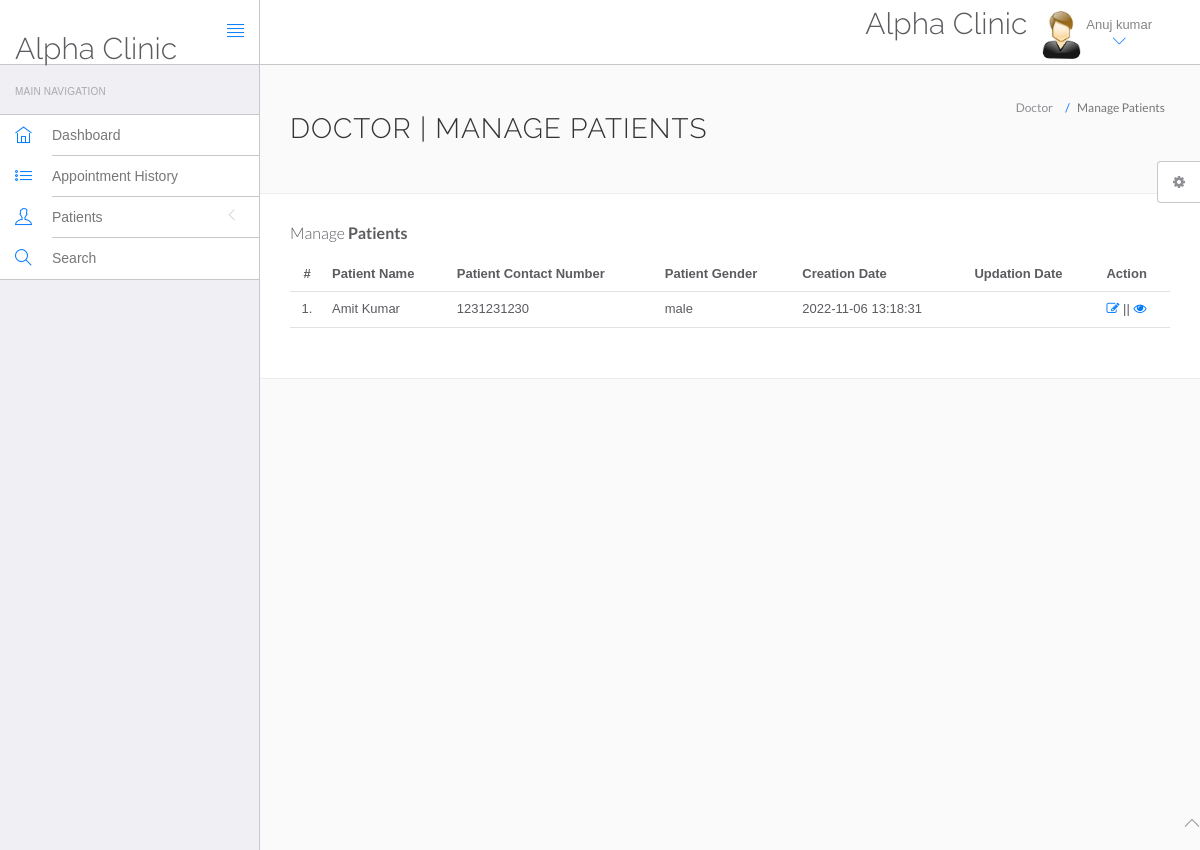
The page /Clinic/acms/doctor/php_doctor/manage-patient.php (signed in) on the database as committed earlier.
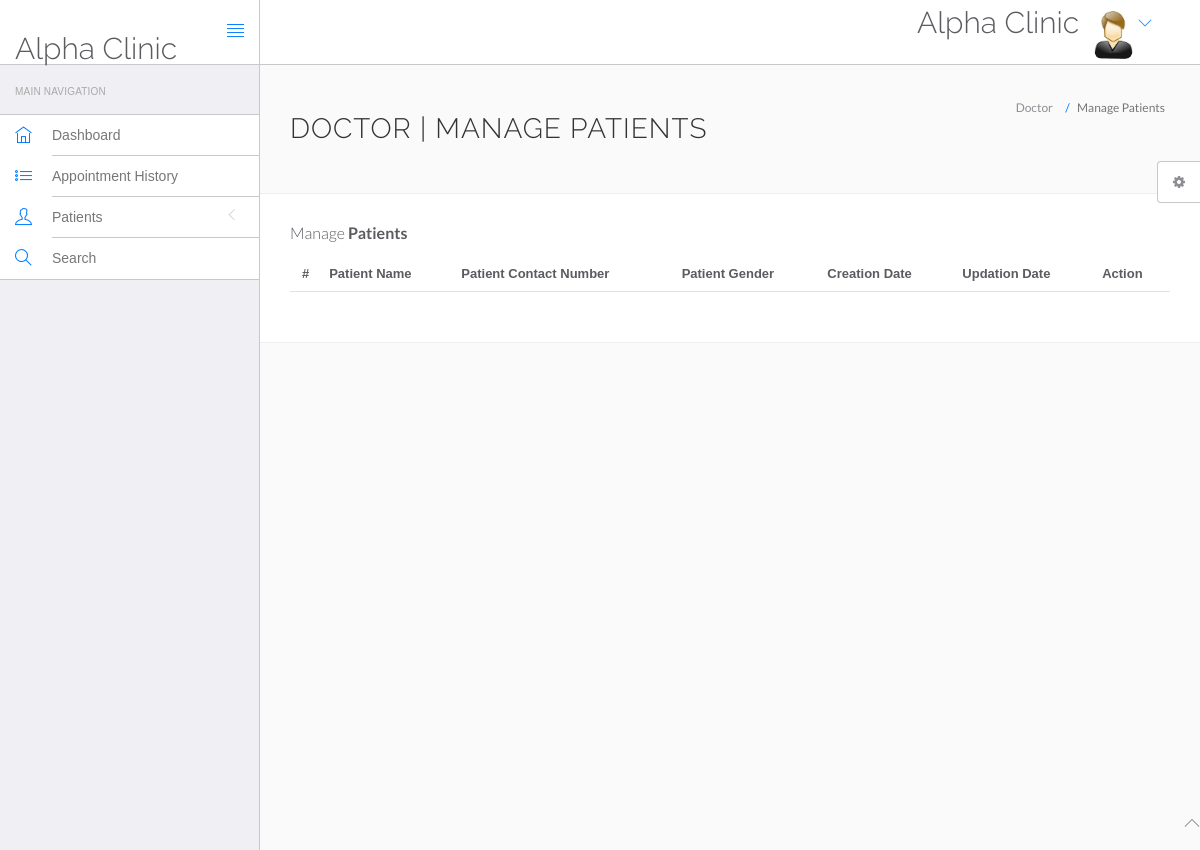
The same page on the database as committed later.
### tables this page shows
CREATE TABLE `doctors` (
  `id` int(11) NOT NULL,
  `specilization` varchar(255) DEFAULT NULL,
  `doctorName` varchar(255) DEFAULT NULL,
  `address` longtext DEFAULT NULL,
  `docFees` varchar(255) DEFAULT NULL,
  `contactno` bigint(11) DEFAULT NULL,
  `docEmail` varchar(255) DEFAULT NULL,
  `password` varchar(255) DEFAULT NULL,
  `creationDate` timestamp NULL DEFAULT current_timestamp(),
  `updationDate` timestamp NULL DEFAULT NULL ON UPDATE current_timestamp()
);

CREATE TABLE `tblpatient` (
  `ID` int(10) NOT NULL,
  `Docid` int(10) DEFAULT NULL,
  `PatientName` varchar(200) DEFAULT NULL,
  `PatientContno` bigint(10) DEFAULT NULL,
  `PatientEmail` varchar(200) DEFAULT NULL,
  `PatientGender` varchar(50) DEFAULT NULL,
  `PatientAdd` mediumtext DEFAULT NULL,
  `PatientAge` int(10) DEFAULT NULL,
  `PatientMedhis` mediumtext DEFAULT NULL,
  `CreationDate` timestamp NULL DEFAULT current_timestamp(),
  `UpdationDate` timestamp NULL DEFAULT NULL ON UPDATE current_timestamp()
);

### Clinic/acms/doctor/php_doctor/manage-patient.php (the view, shortened to what this page needs)
<?php
include('include/config.php');
if(strlen($_SESSION['id']==0)) {
 header('location:logout.php');
  } else{
?>
<!DOCTYPE html>
<html lang="en">
	<head>
		<link rel="stylesheet" href="vendor/bootstrap/css/bootstrap.min.css">
		<link rel="stylesheet" href="vendor/fontawesome/css/font-awesome.min.css">
		<link rel="stylesheet" href="vendor/themify-icons/themify-icons.min.css">
		<link href="vendor/animate.css/animate.min.css" rel="stylesheet" media="screen">
		<link href="vendor/perfect-scrollbar/perfect-scrollbar.min.css" rel="stylesheet" media="screen">
		<link href="vendor/switchery/switchery.min.css" rel="stylesheet" media="screen">
		<link href="vendor/bootstrap-touchspin/jquery.bootstrap-touchspin.min.css" rel="stylesheet" media="screen">
		<link href="vendor/select2/select2.min.css" rel="stylesheet" media="screen">
		<link href="vendor/bootstrap-datepicker/bootstrap-datepicker3.standalone.min.css" rel="stylesheet" media="screen">
		<link href="vendor/bootstrap-timepicker/bootstrap-timepicker.min.css" rel="stylesheet" media="screen">
		<link rel="stylesheet" href="assets/css/styles.css">
		<link rel="stylesheet" href="assets/css/plugins.css">
		<link rel="stylesheet" href="assets/css/themes/theme-1.css" id="skin_color" />
	</head>
	<body>
		<div id="app">
<?php include('include/sidebar.php');?>
<div class="app-content">
<?php include('include/header.php');?>
<div class="main-content" >
<div class="wrap-content container" id="container">
<section id="page-title">
<div class="row">
<div class="col-sm-8">
<h1 class="mainTitle">Doctor | Manage Patients</h1>
</div>
<ol class="breadcrumb">
<li>
<span>Doctor</span>
</li>
<li class="active">
<span>Manage Patients</span>
</li>
</ol>
</div>
</section>
<div class="container-fluid container-fullw bg-white">
<div class="row">
<div class="col-md-12">
<h5 class="over-title margin-bottom-15">Manage <span class="text-bold">Patients</span></h5>
<table class="table table-hover" id="sample-table-1">
<thead>
<tr>
<th class="center">#</th>
<th>Patient Name</th>
<th>Patient Contact Number</th>
<th>Patient Gender </th>
<th>Creation Date </th>
<th>Updation Date </th>
<th>Action</th>
</tr>
</thead>
<tbody>
<?php
$docid=$_SESSION['id'];
$sql=mysqli_query($con,"select * from tblpatient where Docid='$docid' ");
$cnt=1;
while($row=mysqli_fetch_array($sql))
{
?>
<tr>
<td class="center"><?php echo $cnt;?>.</td>
<td class="hidden-xs"><?php echo $row['PatientName'];?></td>
<td><?php echo $row['PatientContno'];?></td>
<td><?php echo $row['PatientGender'];?></td>
<td><?php echo $row['CreationDate'];?></td>
<td><?php echo $row['UpdationDate'];?>
</td>
<td>
<a href="edit-patient.php?editid=<?php echo $row['ID'];?>"><i class="fa fa-edit"></i></a> || <a href="view-patient.php?viewid=<?php echo $row['ID'];?>"><i class="fa fa-eye"></i></a>
</td>
</tr>
<?php
$cnt=$cnt+1;
 }?></tbody>
</table>
</div>
</div>
</div>
</div>
</div>
</div>
</div>
	<?php include('include/footer.php');?>
	<?php include('include/setting.php');?>
	</body>
</html>
<?php } ?>

### Clinic/acms/doctor/php_doctor/include/header.php (shortened to what this page needs)
<header class="navbar navbar-default navbar-static-top">
					<div class="navbar-header">
						<a class="navbar-brand" href="#">
							<h2 style="padding-top:20% ">Alpha Clinic</h2>
						</a>
						<a href="#" class="sidebar-toggler pull-right visible-md visible-lg" data-toggle-class="app-sidebar-closed" data-toggle-target="#app">
							<i class="ti-align-justify"></i>
						</a>
					</div>
					<div class="navbar-collapse collapse">
						<ul class="nav navbar-right">
								<li  style="padding-top:2% ">
								<h2>Alpha Clinic</h2>
							</li>
							<li class="dropdown current-user">
								<a href class="dropdown-toggle" data-toggle="dropdown">
									<img src="assets/images/images.jpg" > <span class="username">
									<?php $query=mysqli_query($con,"select doctorName from doctors where id='".$_SESSION['id']."'");
while($row=mysqli_fetch_array($query))
{
	echo $row['doctorName'];
}
									?> <i class="ti-angle-down"></i></i></span>
								</a>
							</li>
						</ul>
					</div>
				</header>

Rows that differ between the two databases and show on the page:
removed doctors: doctorName "Anuj kumar"
removed tblpatient: PatientName "Amit Kumar", PatientContno "1231231230", PatientGender "male", CreationDate "2022-11-06 13:18:31"
